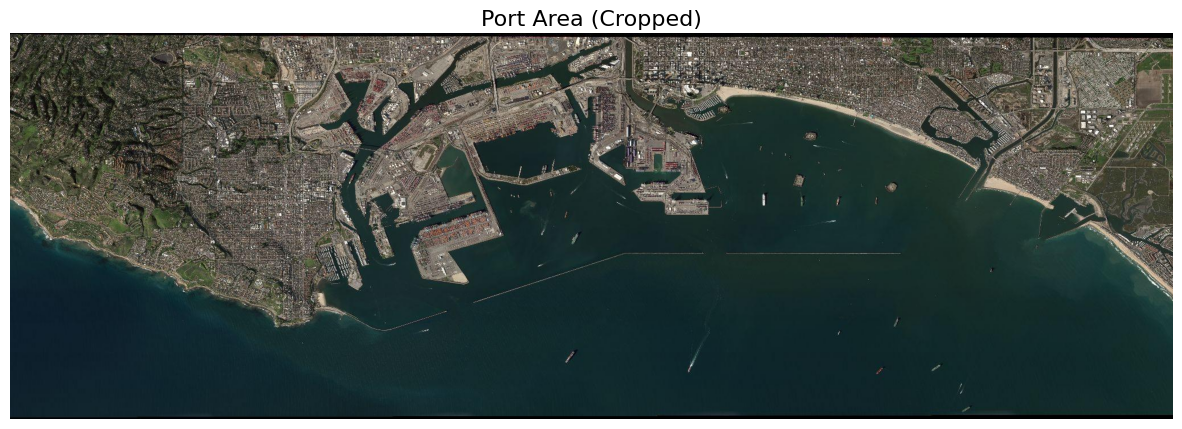
#> input picture 1_ship_detection/data/la_port_scene.png, 1182 x 429 px
$ python -i water_mask.py   (imports and definitions only)
#> lines starting #> are read from the running program, lines starting #| are printed output that depends on the picture; after the words box and inside, x2 and y2 are one past the last pixel; in counts of white or black regions, pixels touching at a corner belong together
#> further down, picture is the input picture: shape (429, 1182, 3); mean B, G, R 81.2, 85, 75.5
"""Water/land segmentation for port scenes.

Lifted verbatim from the notebook's "Water Mask" cell. The mask is what stops
the sliding-window classifier from firing on parked trucks, container stacks
and rooftops, which look a lot like ships at 80px.
"""

import cv2
import numpy as np


def build_water_mask(image_bgr, debug=False):
#> called with debug = False
    h, w = image_bgr.shape[:2]
#> h = 429; w = 1182
    b = image_bgr[:, :, 0].astype("float32")
    g = image_bgr[:, :, 1].astype("float32")
    r = image_bgr[:, :, 2].astype("float32")
    hsv = cv2.cvtColor(image_bgr, cv2.COLOR_BGR2HSV).astype("float32")
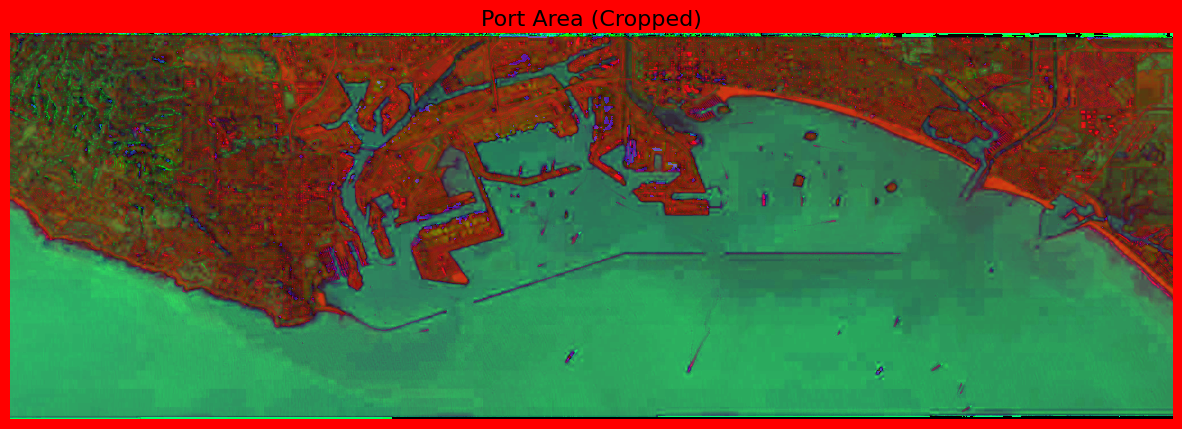
#> hsv: shape (429, 1182, 3) float32; mean B, G, R 55, 90.7, 88.6
    hue, sat, val = hsv[:, :, 0], hsv[:, :, 1], hsv[:, :, 2]
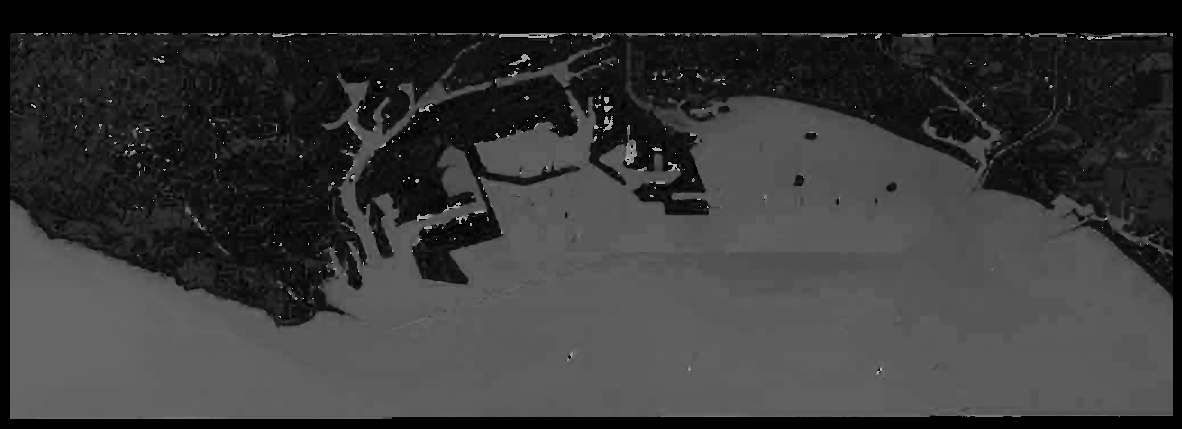
#> hue: shape (429, 1182) float32; min 0, max 179, mean 55
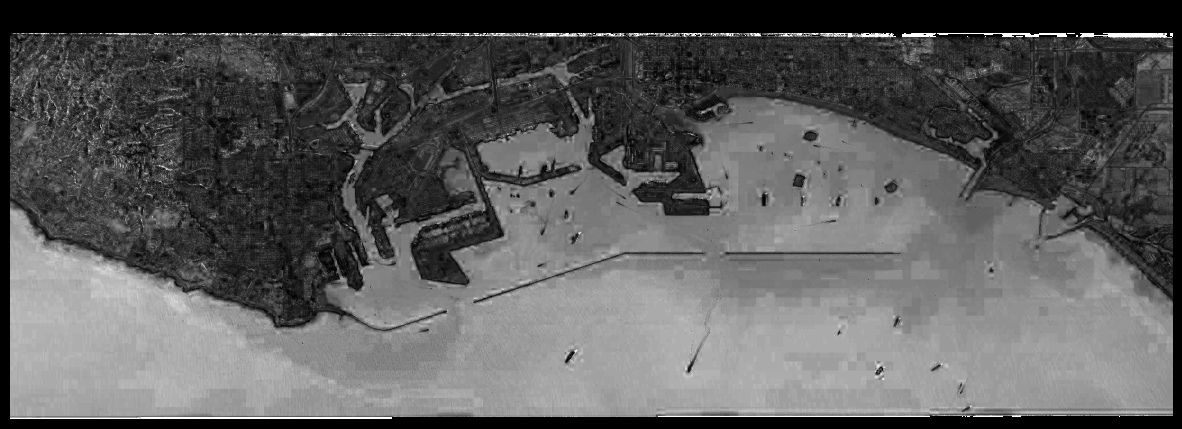
#> sat: shape (429, 1182) float32; min 0, max 255, mean 90.8

    blue_dom = ((b - r) > 3) & ((b - g) > -5)
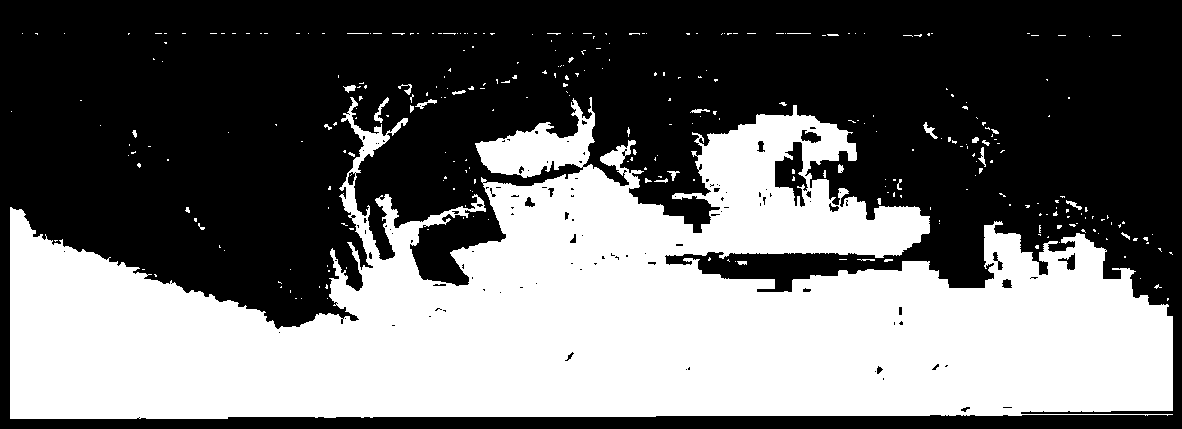
#> blue_dom: shape (429, 1182) bool; 42.4% white; 309 white regions (278 under 20 px), largest, box (x1, y1, x2, y2) and area: (10, 97, 1173, 419) 212192, (374, 97, 389, 123) 113, (923, 122, 938, 139) 84
    gray = cv2.cvtColor(image_bgr, cv2.COLOR_BGR2GRAY).astype("float32")
    k = np.ones((9, 9), dtype="float32") / 81.0
    mean = cv2.filter2D(gray, -1, k)
    mean_sq = cv2.filter2D(gray ** 2, -1, k)
    local_std = np.sqrt(np.maximum(0, mean_sq - mean ** 2))
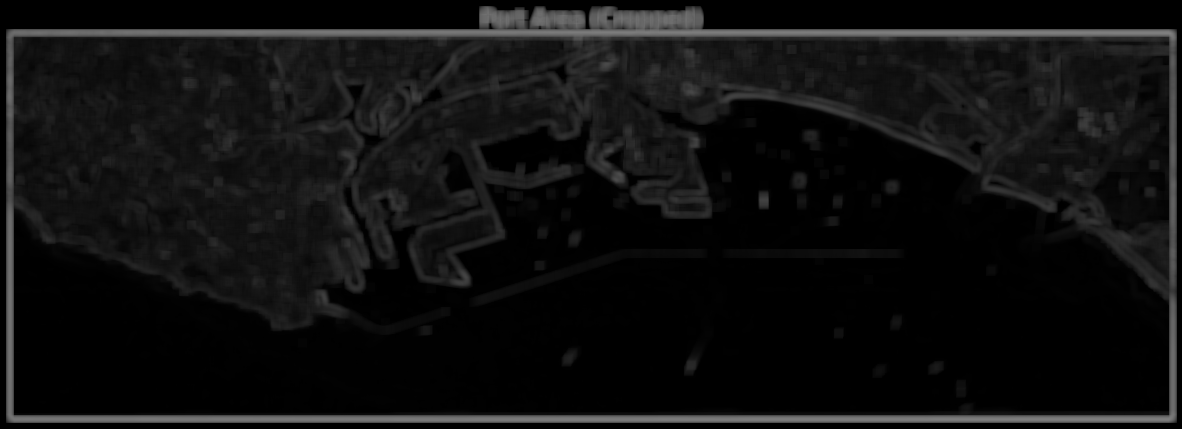
#> local_std: shape (429, 1182) float32; min 0, max 127.2, mean 16.4
    low_tex = local_std < 15.0
#> low_tex: shape (429, 1182) bool; 57% white; 50 black regions (21 under 20 px), largest, box (x1, y1, x2, y2) and area: (6, 6, 1177, 423) 214519, (803, 129, 820, 150) 255, (478, 285, 517, 304) 254
    hsv_water = ((hue >= 60) & (hue <= 160) & (val >= 40) & (val <= 210) & (sat < 140))
#> hsv_water: shape (429, 1182) bool; 19.3% white; 610 white regions (568 under 20 px), largest, box (x1, y1, x2, y2) and area: (10, 90, 1173, 382) 90139, (322, 74, 417, 147) 1592, (497, 43, 605, 87) 871
    raw = blue_dom & low_tex & hsv_water
#> raw: shape (429, 1182) bool; 10% white; 446 white regions (387 under 20 px), largest, box (x1, y1, x2, y2) and area: (520, 105, 857, 288) 19854, (281, 216, 521, 382) 11112, (773, 221, 1098, 334) 9949

    k_close = cv2.getStructuringElement(cv2.MORPH_ELLIPSE, (21, 21))
    k_open = cv2.getStructuringElement(cv2.MORPH_ELLIPSE, (9, 9))
    m = cv2.morphologyEx(raw.astype("uint8"), cv2.MORPH_CLOSE, k_close)
#> m: shape (429, 1182); values 0 (black) and 1 (white), 16.6% white; 81 white regions (65 under 20 px), largest, box (x1, y1, x2, y2) and area: (189, 102, 1169, 410) 81376, (43, 243, 179, 291) 617, (1021, 383, 1169, 411) 594
    m = cv2.morphologyEx(m, cv2.MORPH_OPEN, k_open)
#> m: shape (429, 1182); values 0 (black) and 1 (white), 15.8% white; 9 white regions, largest, box (x1, y1, x2, y2) and area: (233, 103, 1108, 399) 78347, (1126, 269, 1168, 321) 636, (1151, 389, 1165, 411) 226

    min_area = int(0.005 * h * w)
#> min_area = 2535
    n, labels, stats, _ = cv2.connectedComponentsWithStats(m, connectivity=8)
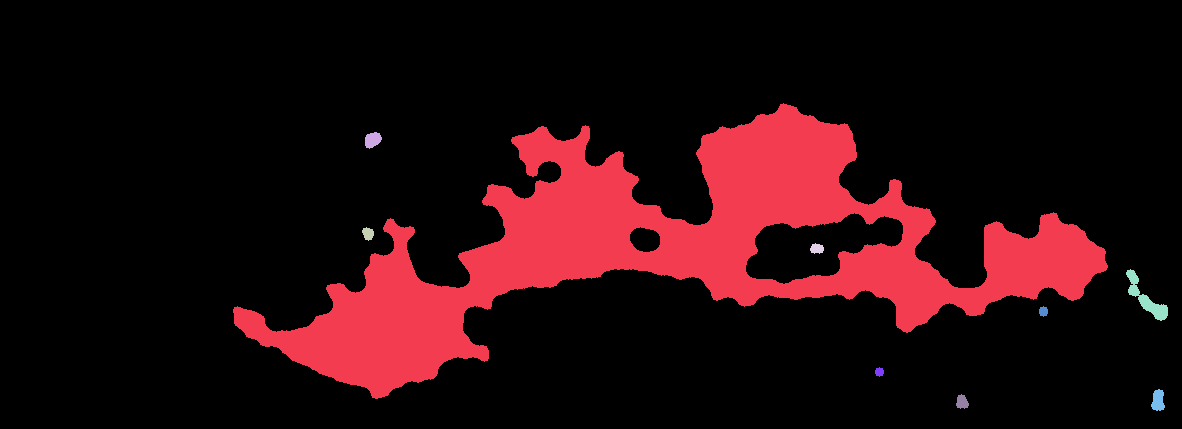
#> labels: shape (429, 1182) int32; 10 distinct labels, from 0 to 9; one colour per label, 0 black
#> n = 10; stats = [[0, 0, 1182, 429, 427151], [233, 103, 875, 296, 78347], [365, 132, 17, 17, 208], [362, 227, 12, 14, 118], [810, 243, 14, 11, 113], [1126, 269, 42, 52, 636], [1039, 306, 9, 11, 75], [875, 367, 9, 10, 66], [1151, 389, 14, 22, 226], [956, 394, 13, 15, 138]]
    out = np.zeros_like(m)
    for i in range(1, n):
        if stats[i, cv2.CC_STAT_AREA] >= min_area:
            out[labels == i] = 1
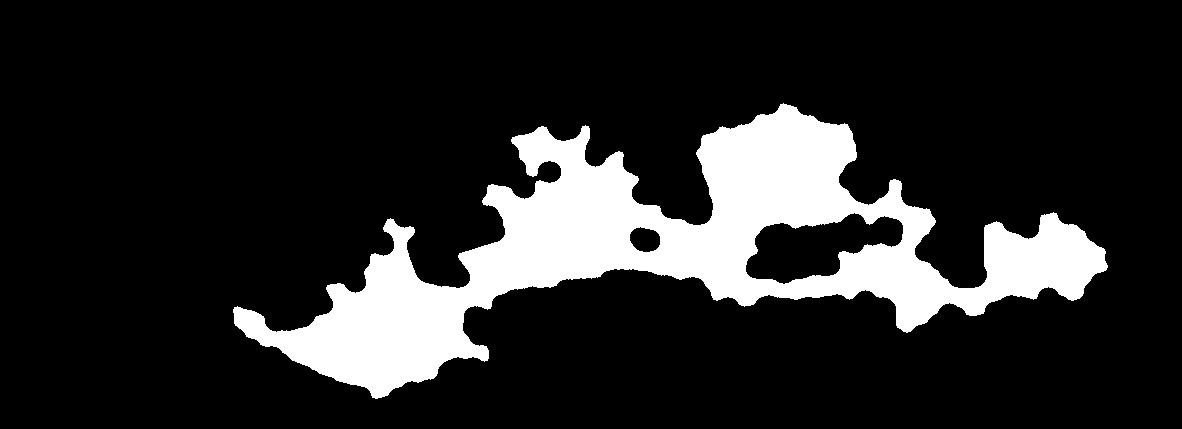
#> out: shape (429, 1182); values 0 (black) and 1 (white), 15.5% white; 1 white region, box (x1, y1, x2, y2) and area: (233, 103, 1108, 399) 78347

    if debug:
        print(f"  blue_dom={blue_dom.mean():.1%}  low_tex={low_tex.mean():.1%}  "
              f"hsv_water={hsv_water.mean():.1%}  combined={raw.mean():.1%}  "
              f"after_morph={out.mean():.1%}")
    return out.astype(bool)


# [51 lines left out: function build_water_mask_s2, not called in this run]

>>> import cv2
>>> picture = cv2.imread('../data/la_port_scene.png')
>>> result = build_water_mask(picture)
